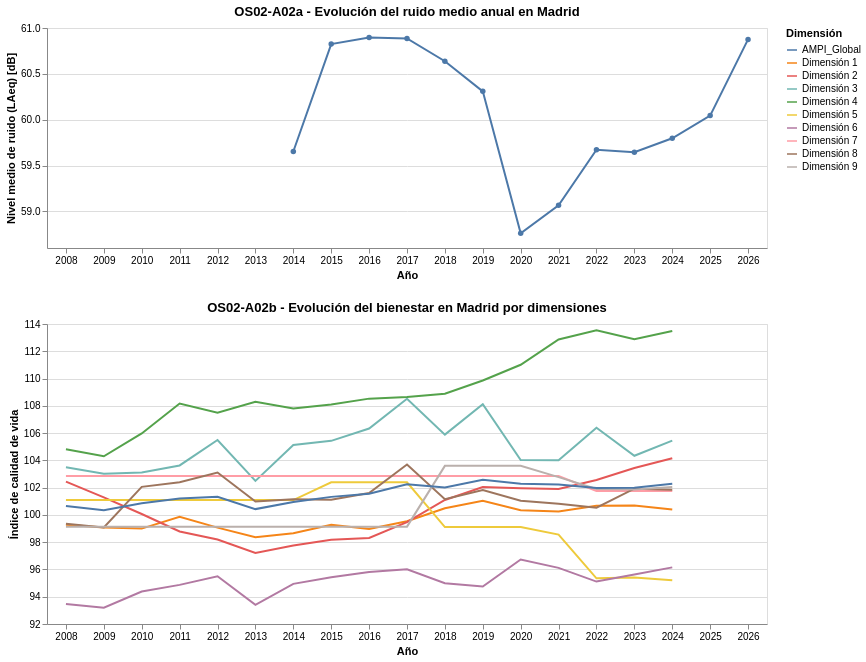

The cell this chart's notebook holds for it:
### Code cell
#VISUALIZACIÓN OS02-A02: Dos gráficos. 
#(1) Ruiedo medio anual en Madrid.
#(2) Evolución del bienestar por dimensiones

# -------------------------
# Gráfico 1: Ruido medio anual
# -------------------------
chart_ruido = (
    alt.Chart(df_ruido_madrid_anual).mark_line(point=True)
    .encode(
        x=alt.X("año:O", title="Año", axis=alt.Axis(labelAngle=0)),
        y=alt.Y("laeq_medio:Q", title="Nivel medio de ruido (LAeq) [dB]", scale=alt.Scale(zero=False)),
        tooltip=[
            alt.Tooltip("año:O", title="Año"),
            alt.Tooltip("laeq_medio:Q", title="LAeq medio", format=".2f")
        ]
    )
    .properties(width=720, height=220, title="OS02-A02a - Evolución del ruido medio anual en Madrid")
)

# -------------------------
# Gráfico 2: Bienestar Madrid (por dimensiones)
# -------------------------
chart_bienestar = (
    alt.Chart(df_bienestar_madrid_long)
    .mark_line()
    .encode(
        x=alt.X("año:O", title="Año", axis=alt.Axis(labelAngle=0)),
        y=alt.Y("indice_calidad_vida:Q", title="Índice de calidad de vida", scale=alt.Scale(zero=False)),
        color=alt.Color("dimension:N", title="Dimensión"),
        tooltip=[
            alt.Tooltip("dimension:N", title="Dimensión"),
            alt.Tooltip("año:O", title="Año"),
            alt.Tooltip("indice_calidad_vida:Q", title="Índice", format=".2f")
        ]
    )
    .properties(width=720, height=300, title="OS02-A02b - Evolución del bienestar en Madrid por dimensiones")
)

# -------------------------
# Visualización final OS02-A02
# -------------------------
vis_os02_a02 = alt.vconcat(chart_ruido, chart_bienestar).resolve_scale(x="shared")

vis_os02_a02

### Figure 1 — Vega-Lite specification as saved in the notebook (floating-point values rounded to 4 significant figures; data arrays with more than 128 entries replaced by an {"elided": "..."} marker saying what was removed)
{"$schema": "https://vega.github.io/schema/vega-lite/v5.20.1.json", "config": {"view": {"continuousHeight": 300, "continuousWidth": 300}}, "datasets": {"data-063bc2eaa83a236d3eb5b99a003e240f": [{"año": 2014, "laeq_medio": 59.65}, {"año": 2015, "laeq_medio": 60.82}, {"año": 2016, "laeq_medio": 60.9}, {"año": 2017, "laeq_medio": 60.89}, {"año": 2018, "laeq_medio": 60.64}, {"año": 2019, "laeq_medio": 60.31}, {"año": 2020, "laeq_medio": 58.76}, {"año": 2021, "laeq_medio": 59.07}, {"año": 2022, "laeq_medio": 59.67}, {"año": 2023, "laeq_medio": 59.64}, {"año": 2024, "laeq_medio": 59.8}, {"año": 2025, "laeq_medio": 60.04}, {"año": 2026, "laeq_medio": 60.88}], "data-6b6641937b57fc04cb50bdc00ccdfa17": {"elided": "170 records"}}, "resolve": {"scale": {"x": "shared"}}, "vconcat": [{"data": {"name": "data-063bc2eaa83a236d3eb5b99a003e240f"}, "encoding": {"tooltip": [{"field": "año", "title": "Año", "type": "ordinal"}, {"field": "laeq_medio", "format": ".2f", "title": "LAeq medio", "type": "quantitative"}], "x": {"axis": {"labelAngle": 0}, "field": "año", "title": "Año", "type": "ordinal"}, "y": {"field": "laeq_medio", "scale": {"zero": false}, "title": "Nivel medio de ruido (LAeq) [dB]", "type": "quantitative"}}, "height": 220, "mark": {"point": true, "type": "line"}, "title": "OS02-A02a - Evolución del ruido medio anual en Madrid", "width": 720}, {"data": {"name": "data-6b6641937b57fc04cb50bdc00ccdfa17"}, "encoding": {"color": {"field": "dimension", "title": "Dimensión", "type": "nominal"}, "tooltip": [{"field": "dimension", "title": "Dimensión", "type": "nominal"}, {"field": "año", "title": "Año", "type": "ordinal"}, {"field": "indice_calidad_vida", "format": ".2f", "title": "Índice", "type": "quantitative"}], "x": {"axis": {"labelAngle": 0}, "field": "año", "title": "Año", "type": "ordinal"}, "y": {"field": "indice_calidad_vida", "scale": {"zero": false}, "title": "Índice de calidad de vida", "type": "quantitative"}}, "height": 300, "mark": {"type": "line"}, "title": "OS02-A02b - Evolución del bienestar en Madrid por dimensiones", "width": 720}]}
